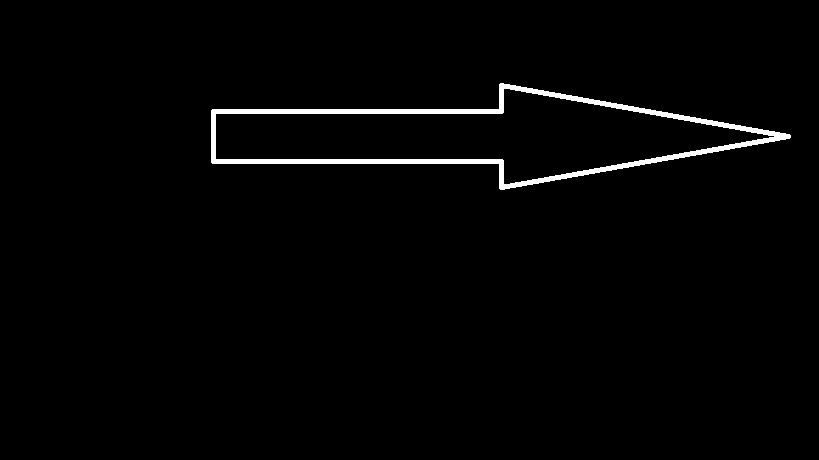
//> input picture hof.jpg, 819 x 460 px
$ ./hough_lines_by_function   (built with g++ and OpenCV 4)
//> lines starting //> are read from the running program, lines starting //| are printed output that depends on the picture; after the words box and inside, x2 and y2 are one past the last pixel; in counts of white or black regions, pixels touching at a corner belong together
#include "opencv2/opencv.hpp"
#include "opencv2/highgui/highgui.hpp"
#include "opencv2/imgproc/imgproc.hpp"

using namespace cv;
using namespace std;

int main()
{

	Mat var1 = imread("hof.jpg", 1);
//> var1 is the input picture: 460 rows x 819 cols, CV_8UC3; min 0, max 255, mean 4.3
	Mat var2, var3, var4;

	cvtColor(var1, var2, CV_RGB2GRAY);

	blur(var2, var3, Size(3, 3));

	Canny(var3, var4, 50, 100);
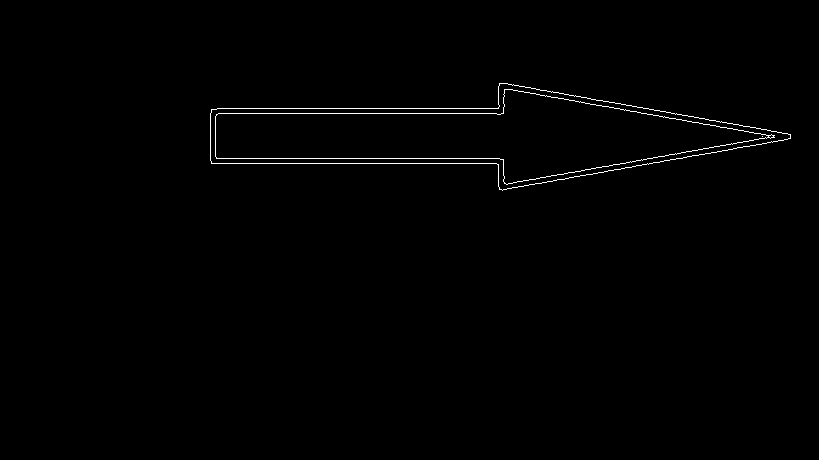
//> var4: 460 rows x 819 cols, CV_8UC1; 0.66% white in thin lines or dots, all inside (x1, y1, x2, y2) = (210, 83, 791, 191)

	vector<Vec2f> lines;

	HoughLines(var4, lines, 1, CV_PI / 180.f, 100);
//> lines = 8 lines (rho, theta): [158, 1.57], [163, 1.57], [108, 1.57], [113, 1.57], [-6, 1.75], [-1, 1.75], [268, 1.4], [273, 1.4]
	// Draw lines
	Mat img_show = var1.clone();
	for (int i = 0; i < lines.size(); i++) {
		float rho = lines[i][0];
		float theta = lines[i][1];
		double a = cos(theta), b = sin(theta);
		double x0 = a * rho, y0 = b * rho;
		Point pt1(cvRound(x0 + 1000 * (-b)), cvRound(y0 + 1000 * (a)));
		Point pt2(cvRound(x0 - 1000 * (-b)), cvRound(y0 - 1000 * (a)));
		line(img_show, pt1, pt2, Scalar(0, 0, 255));
	}
//> this loop made 8 passes
//> (rho, theta, a, b, x0, y0, pt1, pt2) on passes 1 to 8: (158, 1.57, -4.37e-08, 1, -6.91e-06, 158, Point(-1000, 158), Point(1000, 158)), (163, 1.57, -4.37e-08, 1, -7.12e-06, 163, Point(-1000, 163), Point(1000, 163)), (108, 1.57, -4.37e-08, 1, -4.72e-06, 108, Point(-1000, 108), Point(1000, 108)), (113, 1.57, -4.37e-08, 1, -4.94e-06, 113, Point(-1000, 113), Point(1000, 113)), (-6, 1.75, -0.174, 0.985, 1.04, -5.91, Point(-984, -180), Point(986, 168)), (-1, 1.75, -0.174, 0.985, 0.174, -0.985, Point(-985, -175), Point(985, 173)), (268, 1.4, 0.174, 0.985, 46.54, 263.9, Point(-938, 438), Point(1031, 90)), (273, 1.4, 0.174, 0.985, 47.41, 268.9, Point(-937, 443), Point(1032, 95))
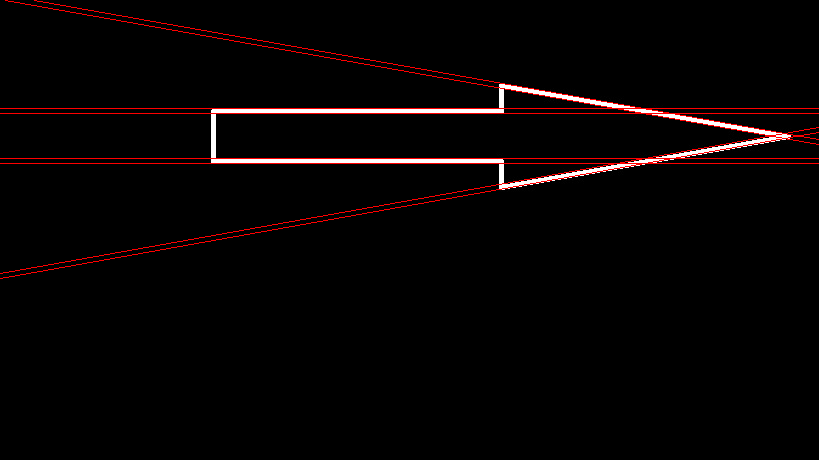
//> img_show: 460 rows x 819 cols, CV_8UC3; 1.71% of pixels changed, all inside (x1, y1, x2, y2) = (0, 0, 819, 279)

	namedWindow("window1", WINDOW_AUTOSIZE);
	imshow("Shapes", img_show);


	waitKey(0);
	return 0;

}
